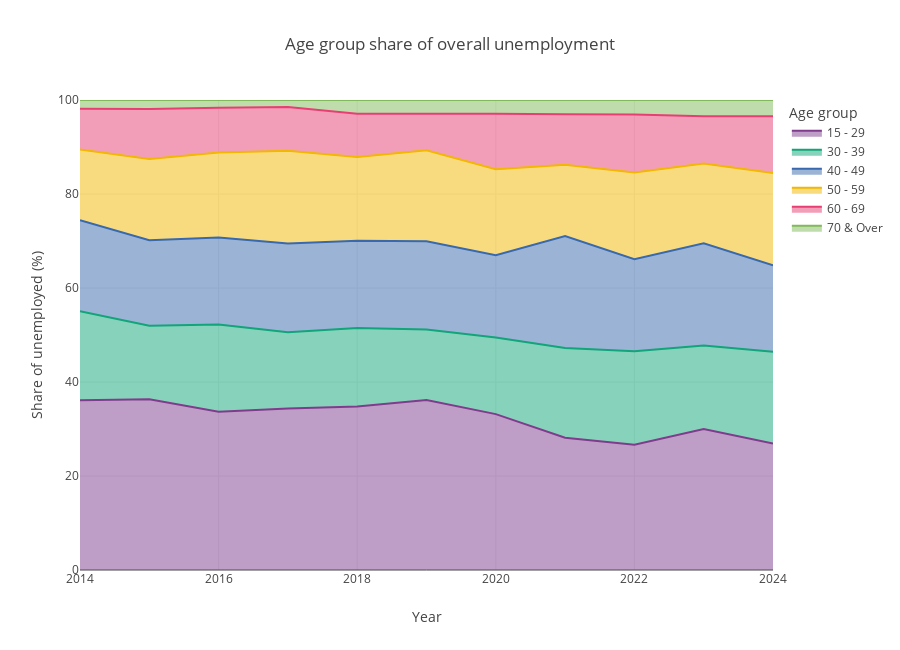

The code cell stored with this chart in its notebook:
### Markdown cell above
### Age group differentials within occupation families
Finally, we collapse gender and examine age brackets to see which stages of the workforce drive unemployment risk inside each occupation.

### Code cell
# Retrieve age-based unemployment data
age_raw = df_long_dict.get('unemployed_by_age_sex_long')
if age_raw is None:
    raise KeyError("Table 'unemployed_by_age_sex_long' is not available in df_long_dict")

# Identify relevant columns
age_count_col = _find_column(age_raw, ["unemployed_count", "unemployment_count", "unemp_count"])
if age_count_col is None:
    raise KeyError("Unable to locate unemployed count column for age analysis")
    
age_dim_col = _find_column(age_raw, ["age_group", "ageband", "age bracket", "age"])
if age_dim_col is None:
    raise KeyError("Unable to locate age group column for age analysis")

year_col = _find_column(age_raw, ["year"])
gender_col = _find_column(age_raw, ["gender", "sex"])

# Create age data collapsed by gender if needed
if gender_col:
    age_collapsed = (
        age_raw.groupby([year_col, age_dim_col], as_index=False)[age_count_col]
        .sum()
    )
else:
    age_collapsed = age_raw.copy()

# If occupation isn't present, create a placeholder
if 'occupation' not in age_collapsed.columns:
    age_collapsed['occupation'] = 'Overall'
    occ_col = 'occupation'
else:
    occ_col = _find_column(age_collapsed, ["occupation"])

# Prepare demographic share data
age_df, age_year, age_occ, age_dim, age_count = prepare_demographic_share(
    age_collapsed, ["age_group", "ageband", "age bracket", "age"], collapse_gender=False
)

# Find top occupations by unemployment count
if len(age_df[age_occ].unique()) == 1:
    top_age_occupations = age_df[age_occ].unique()
else:
    top_age_occupations = (
        age_df.groupby(age_occ)[age_count]
        .sum()
        .sort_values(ascending=False)
        .head(6)
        .index
    )

# Filter data to focus on top occupations
age_focus = age_df[age_df[age_occ].isin(top_age_occupations)].copy()

# Create a custom color map for better differentiation between age groups
age_groups = sorted(age_focus[age_dim].unique())
colors = px.colors.qualitative.Bold  # Using a qualitative color scheme
age_color_map = {age: colors[i % len(colors)] for i, age in enumerate(age_groups)}

# Create visualization
if len(age_df[age_occ].unique()) == 1:
    fig_age = px.area(
        age_focus,
        x=age_year,
        y="share_pct",
        color=age_dim,
        category_orders={age_dim: age_groups},
        color_discrete_map=age_color_map,
        labels={age_year: "Year", "share_pct": "Share of unemployed (%)", age_dim: "Age group"},
        title="Age group share of overall unemployment",
        height=650
    )
else:
    fig_age = px.area(
        age_focus,
        x=age_year,
        y="share_pct",
        color=age_dim,
        facet_col=age_occ,
        facet_col_wrap=3,
        category_orders={age_dim: age_groups},
        color_discrete_map=age_color_map,
        labels={age_year: "Year", "share_pct": "Share of unemployed (%)", age_dim: "Age group"},
        title="Age group share of unemployment within top occupations",
        height=650
    )

# Finalize visualization settings
fig_age.update_yaxes(matches=None, range=[0, 100])
fig_age.for_each_annotation(lambda a: a.update(text=a.text.split('=')[-1]))
fig_age.update_layout(legend_title_text="Age group", hovermode="x unified")
fig_age.show()

### Figure 1 — Plotly figure (JSON) as saved in the notebook; plotly's stock layout.template omitted (floating-point values rounded to 4 significant figures)
{"data": [{"fillpattern": {"shape": ""}, "hovertemplate": "Age group=15 - 29<br>Year=%{x}<br>Share of unemployed (%)=%{y}<extra></extra>", "legendgroup": "15 - 29", "line": {"color": "rgb(127, 60, 141)"}, "marker": {"symbol": "circle"}, "mode": "lines", "name": "15 - 29", "orientation": "v", "showlegend": true, "stackgroup": "1", "type": "scatter", "x": [2014, 2015, 2016, 2017, 2018, 2019, 2020, 2021, 2022, 2023, 2024], "xaxis": "x", "y": [36.11, 36.33, 33.69, 34.36, 34.79, 36.19, 33.17, 28.15, 26.66, 29.99, 26.91], "yaxis": "y"}, {"fillpattern": {"shape": ""}, "hovertemplate": "Age group=30 - 39<br>Year=%{x}<br>Share of unemployed (%)=%{y}<extra></extra>", "legendgroup": "30 - 39", "line": {"color": "rgb(17, 165, 121)"}, "marker": {"symbol": "circle"}, "mode": "lines", "name": "30 - 39", "orientation": "v", "showlegend": true, "stackgroup": "1", "type": "scatter", "x": [2014, 2015, 2016, 2017, 2018, 2019, 2020, 2021, 2022, 2023, 2024], "xaxis": "x", "y": [18.97, 15.62, 18.53, 16.22, 16.72, 14.98, 16.3, 19.06, 19.91, 17.8, 19.51], "yaxis": "y"}, {"fillpattern": {"shape": ""}, "hovertemplate": "Age group=40 - 49<br>Year=%{x}<br>Share of unemployed (%)=%{y}<extra></extra>", "legendgroup": "40 - 49", "line": {"color": "rgb(57, 105, 172)"}, "marker": {"symbol": "circle"}, "mode": "lines", "name": "40 - 49", "orientation": "v", "showlegend": true, "stackgroup": "1", "type": "scatter", "x": [2014, 2015, 2016, 2017, 2018, 2019, 2020, 2021, 2022, 2023, 2024], "xaxis": "x", "y": [19.34, 18.22, 18.53, 18.88, 18.52, 18.76, 17.52, 23.83, 19.57, 21.74, 18.4], "yaxis": "y"}, {"fillpattern": {"shape": ""}, "hovertemplate": "Age group=50 - 59<br>Year=%{x}<br>Share of unemployed (%)=%{y}<extra></extra>", "legendgroup": "50 - 59", "line": {"color": "rgb(242, 183, 1)"}, "marker": {"symbol": "circle"}, "mode": "lines", "name": "50 - 59", "orientation": "v", "showlegend": true, "stackgroup": "1", "type": "scatter", "x": [2014, 2015, 2016, 2017, 2018, 2019, 2020, 2021, 2022, 2023, 2024], "xaxis": "x", "y": [15.06, 17.28, 18.09, 19.72, 17.85, 19.37, 18.26, 15.2, 18.42, 16.97, 19.63], "yaxis": "y"}, {"fillpattern": {"shape": ""}, "hovertemplate": "Age group=60 - 69<br>Year=%{x}<br>Share of unemployed (%)=%{y}<extra></extra>", "legendgroup": "60 - 69", "line": {"color": "rgb(231, 63, 116)"}, "marker": {"symbol": "circle"}, "mode": "lines", "name": "60 - 69", "orientation": "v", "showlegend": true, "stackgroup": "1", "type": "scatter", "x": [2014, 2015, 2016, 2017, 2018, 2019, 2020, 2021, 2022, 2023, 2024], "xaxis": "x", "y": [8.69, 10.65, 9.534, 9.332, 9.203, 7.849, 11.82, 10.7, 12.36, 10.04, 12.1], "yaxis": "y"}, {"fillpattern": {"shape": ""}, "hovertemplate": "Age group=70 & Over<br>Year=%{x}<br>Share of unemployed (%)=%{y}<extra></extra>", "legendgroup": "70 & Over", "line": {"color": "rgb(128, 186, 90)"}, "marker": {"symbol": "circle"}, "mode": "lines", "name": "70 & Over", "orientation": "v", "showlegend": true, "stackgroup": "1", "type": "scatter", "x": [2014, 2015, 2016, 2017, 2018, 2019, 2020, 2021, 2022, 2023, 2024], "xaxis": "x", "y": [1.836, 1.893, 1.625, 1.485, 2.918, 2.854, 2.934, 3.058, 3.089, 3.465, 3.457], "yaxis": "y"}], "layout": {"height": 650, "hovermode": "x unified", "legend": {"title": {"text": "Age group"}, "tracegroupgap": 0}, "title": {"text": "Age group share of overall unemployment"}, "xaxis": {"anchor": "y", "domain": [0, 1], "title": {"text": "Year"}}, "yaxis": {"anchor": "x", "domain": [0, 1], "range": [0, 100], "title": {"text": "Share of unemployed (%)"}}}}
